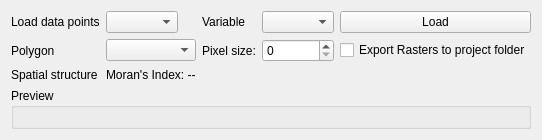
     <widget class="QWidget" name="tabData">
      <attribute name="title">
       <string>Data</string>
      </attribute>
      <layout class="QVBoxLayout" name="verticalLayout_data">
       <item>
        <layout class="QGridLayout" name="gridLayout_data">
         <item row="0" column="1">
          <widget class="QComboBox" name="cmbPointsLayer"/>
         </item>
         <item row="1" column="1" colspan="2">
          <widget class="QComboBox" name="cmbPolygonLayer"/>
         </item>
         <item row="0" column="0">
          <widget class="QLabel" name="lblPointsLayer">
           <property name="text">
            <string>Load data points</string>
           </property>
          </widget>
         </item>
         <item row="0" column="4">
          <widget class="QComboBox" name="cmbVariable"/>
         </item>
         <item row="0" column="5">
          <widget class="QPushButton" name="btnLoad">
           <property name="text">
            <string>Load</string>
           </property>
          </widget>
         </item>
         <item row="1" column="0">
          <widget class="QLabel" name="lblPolygonLayer">
           <property name="text">
            <string>Polygon</string>
           </property>
          </widget>
         </item>
         <item row="0" column="3">
          <widget class="QLabel" name="lblVariable">
           <property name="text">
            <string>Variable</string>
           </property>
          </widget>
         </item>
         <item row="1" column="3">
          <widget class="QLabel" name="lblPixelSize">
           <property name="text">
            <string>Pixel size:</string>
           </property>
          </widget>
         </item>
         <item row="1" column="4">
          <widget class="QSpinBox" name="spinPixelSize"/>
         </item>
         <item row="1" column="5">
          <widget class="QCheckBox" name="chkExportRaster">
           <property name="text">
            <string>Export Rasters to project folder</string>
           </property>
          </widget>
         </item>
         <item row="2" column="0">
          <widget class="QLabel" name="lblSpatialStructure">
           <property name="maximumSize">
            <size>
             <width>200</width>
             <height>20</height>
            </size>
           </property>
           <property name="text">
            <string>Spatial structure</string>
           </property>
          </widget>
         </item>
         <item row="2" column="1" colspan="2">
          <widget class="QLabel" name="lblMoranIndexValue">
           <property name="text">
            <string>Moran's Index: --</string>
           </property>
          </widget>
         </item>
        </layout>
       </item>
       <item>
        <widget class="QGroupBox" name="groupDataPreview">
         <property name="title">
          <string>Preview</string>
         </property>
         <layout class="QVBoxLayout" name="verticalLayout_preview">
          <item>
           <widget class="QWidget" name="canvasData" native="true"/>
          </item>
         </layout>
        </widget>
       </item>
      </layout>
     </widget>
